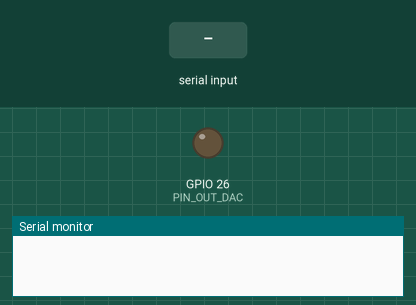
A program run on a simulated ESP32. Shown: output pins drawn as LEDs (lit = HIGH), the last lines printed to the serial monitor. The test bench sets the inputs (shaded band).

Above: at 0.0 s.
At 1.4 s:
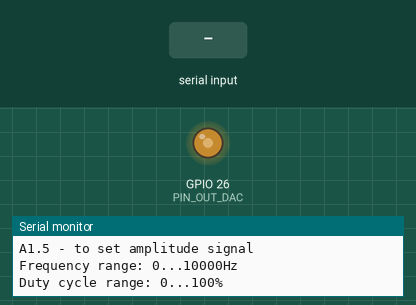
1.5 s: "F90\n" received over Serial
Timing chart, 0 to 1.7 s (numbered marks = the images above; inputs shaded):
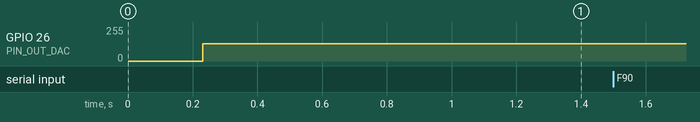

The program:

main.cpp
```cpp
#include <Arduino.h>
#include <math.h>

#define PIN_OUT_DAC 26//пін для виводу модульованого сигналу

uint8_t out_dac_conv = 0;


const int min_frequency = 0;
const int max_frequency = 10000;
const int min_amplitude = 0;
const float max_amplitude = 1.5;
volatile int frequency = 0;
float amplitude = 1;
float dt = 0.0f;
uint64_t lastTime = 0;

volatile char signalMode = 'S';// S - синус, T = трикутний, R = Прямокутний,
float duty_cycle = 50.0;//Коефіцієнт заповнення для прямокутного сигналу
float phase = 0.0;
float value = 0.0;


void mathSin(float *dt)
{
  phase+= (2.0*PI*frequency*(*dt));
  if(phase >= 2*PI){phase -= 2.0*PI;}
  value = sinf(phase);
}

void mathTriangular(float *dt)
{
  phase+= frequency*(*dt);
  if(phase>=1)
  {
    phase -= 1.0;
  }
  if(phase < 0.5)
  {
    value = 4.0*phase - 1.0;
  }
  else
  {
    value = 3.0-4.0*phase;
  }
}

void mathRectangular(float *dt)
{
  phase+= frequency*(*dt);

  if(phase >= 1.0)
  {
    phase -= 1.0;
  }
  if(phase < duty_cycle/100){value = 1;}
  else{value = -1;}
}

void dacGenerator(void *parameter)
{
  while(true)
  {
    uint64_t CurrentTime = esp_timer_get_time();
    dt = (CurrentTime-lastTime)/1000000.0f;
    lastTime = CurrentTime;

    if(signalMode == 'S')
    {
      mathSin(&dt);
    }
    else if(signalMode == 'T')
    {
      mathTriangular(&dt);
    }
    else if(signalMode == 'R')
    {
      mathRectangular(&dt);
    }
    out_dac_conv = 128+(value*85*amplitude);
    dacWrite(PIN_OUT_DAC, out_dac_conv);
  }
}

void PrintHelp()
{
  Serial.println("-----------------------");
  Serial.println("List of main command: ");
  Serial.println("MS - to choose sinusoidal signal");
  Serial.println("MT - to choose triangular signal");
  Serial.println("MR - to choose rectangular signal");
  Serial.println("F1000 - to set 1000 Hz ");
  Serial.println("D50 - to set duty cycle for rectangular signal");
  Serial.println("A1.5 - to set amplitude signal");
  Serial.print("Frequency range: ");
  Serial.print(min_frequency);
  Serial.print("...");
  Serial.print(max_frequency);
  Serial.println("Hz\nDuty cycle range: 0...100%");
}

void processCommand(String input)
{
  input.trim();
  if(input.length() == 0){return;}
  char command = toupper(input.charAt(0));
  //Вибір типу сигналу
  if(command == 'M')
  {
    if(input.length() < 2){Serial.println("MS - sin, MT - triangular, MR - rectangular");return;}
    char newMode = toupper(input.charAt(1));

    if(newMode != 'S' and newMode!= 'T' and newMode != 'R')
    {
      Serial.println("\n\nPlease enter mode in right form\nMS - Sinusoidal, MT - triangular, MR - rectangular");
      return;
    }
    else if(newMode == 'S'){Serial.println("\nYou did choice new mode of signal\nSignal = Sinusoidal");}
    else if(newMode == 'T'){Serial.println("\nYou did choice new mode of signal\nSignal = Triangular");}
    else if(newMode == 'R'){Serial.println("\nYou did choice new mode of signal\nSignal = Rectangular");}
    signalMode = newMode;
  }
  //вибір частоти сигналу
  else if(command == 'F')
  {
    int set_frequency = input.substring(1).toInt();
    if(set_frequency < min_frequency or set_frequency > max_frequency)
    {
      Serial.println("Please, enter wish frequency of signal in range from: ");
      Serial.print(min_frequency);
      Serial.print("...");
      Serial.print(max_frequency);
      Serial.println("");
      return;
    }
    frequency = set_frequency;
    Serial.print("\nYou did choice of frequency\nFrequency = ");
    Serial.print(frequency);
    Serial.println(" Hz");
  }
  else if(command == 'A')
  {
    float set_amplitude = input.substring(1).toFloat();
    if(set_amplitude<0 or amplitude>1.5)
    {
      Serial.println("Please, enter amplitude of signal in range from:");
      Serial.print(min_amplitude);
      Serial.print("...");
      Serial.print(max_amplitude);
      Serial.println("");
    }
    amplitude = set_amplitude;
    Serial.print("\nYou did choice of amplitude\nAmplitude = ");
    Serial.print(amplitude);
    Serial.println(" V");
  }
  else if(command == 'D')
  {
    int set_duty = input.substring(1).toInt();
    if(set_duty < 0 or set_duty > 100)
    {
      Serial.println("Please, enter wish duty of signal in range from 0 to 100 %");
      return;
    }
    duty_cycle = set_duty;
    Serial.print("\nYou did choice duty cycle of signal \nDuty = ");
    Serial.print(duty_cycle);
    Serial.println(" %");
  }
  else
  {
    Serial.println("You entered unknown command!!!");

    PrintHelp();
    return;
  }


}

void setup()
{
  Serial.begin(115200);
  delay(200);
  disableCore0WDT();//відключення Whatchdog-таймера на ядрі 0, щоб безперервний цикл генерації не перезавантажував esp32
  Serial.println("=======================");
  Serial.println("It's a little generator signal, which contain sin, triangular, rectangular");

  PrintHelp();

  xTaskCreatePinnedToCore(
    dacGenerator,   // Функція задачі
    "DAC_Generator",    // Ім'я задачі
    4096,               // Розмір стеку
    NULL,               // Параметри
    1,                  // Пріоритет
    NULL,               // Дескриптор
    0                   // Ядро 0
  );

}

void loop()
{
  if(Serial.available() > 0)
  {
    String input = Serial.readStringUntil('\n');
    processCommand(input);
  }
}
```
